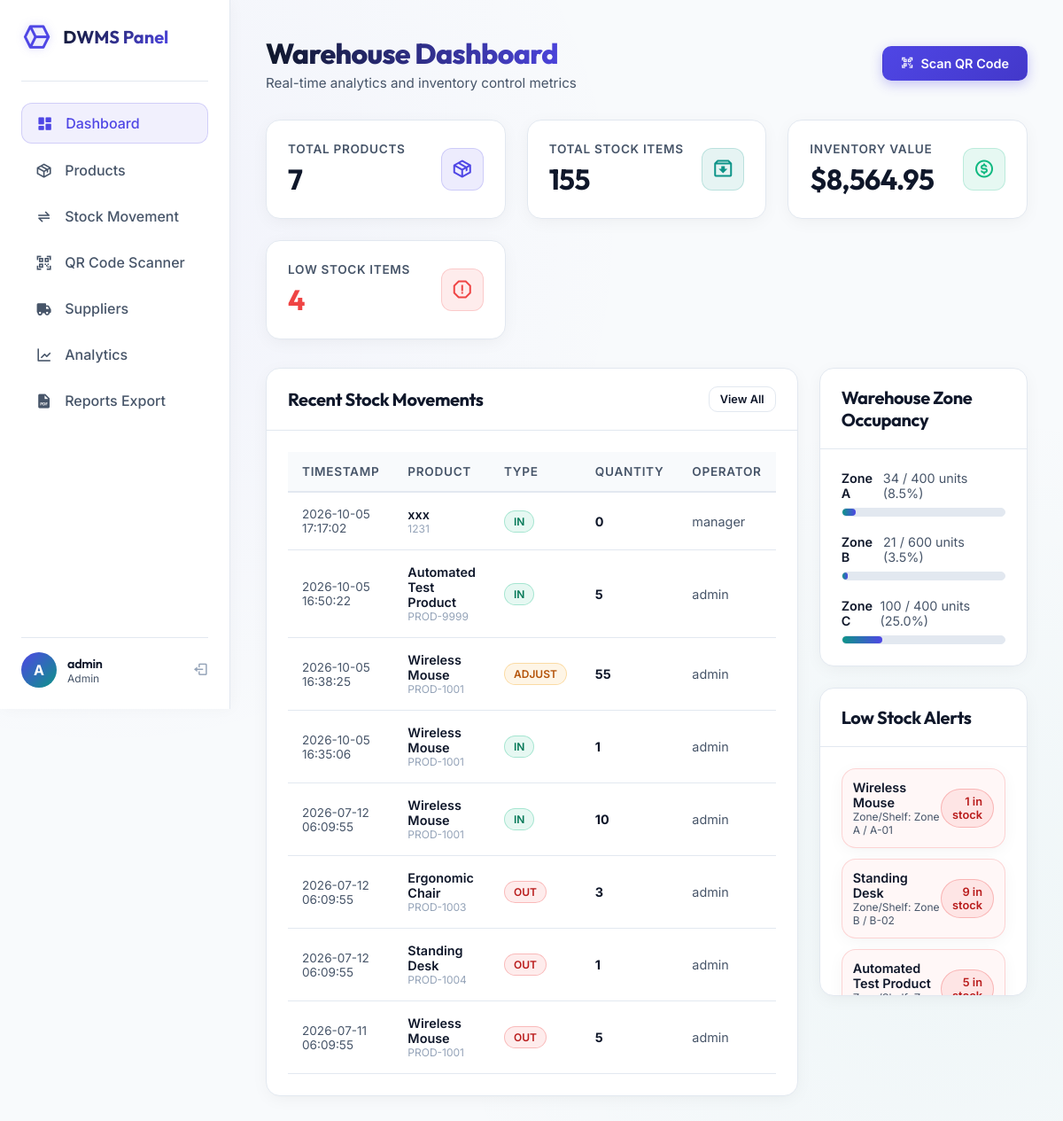
The page / (signed in) on the database its author committed.
### tables this page shows
CREATE TABLE inventory_transactions (
    id INTEGER PRIMARY KEY AUTOINCREMENT,
    product_id TEXT NOT NULL,
    transaction_type TEXT NOT NULL CHECK(transaction_type IN ('IN', 'OUT', 'ADJUST')),
    quantity INTEGER NOT NULL,
    date TIMESTAMP NOT NULL DEFAULT CURRENT_TIMESTAMP,
    user_id INTEGER NOT NULL,
    FOREIGN KEY(product_id) REFERENCES products(id) ON DELETE CASCADE,
    FOREIGN KEY(user_id) REFERENCES users(id)
);

CREATE TABLE products (
    id TEXT PRIMARY KEY,
    product_name TEXT NOT NULL,
    category TEXT NOT NULL,
    quantity INTEGER NOT NULL DEFAULT 0 CHECK(quantity >= 0),
    unit_price REAL NOT NULL CHECK(unit_price >= 0.0),
    qr_code_path TEXT NOT NULL,
    shelf_id TEXT,
    supplier_id INTEGER,
    FOREIGN KEY(shelf_id) REFERENCES warehouse_shelves(shelf_id) ON DELETE SET NULL,
    FOREIGN KEY(supplier_id) REFERENCES suppliers(id) ON DELETE SET NULL
);

CREATE TABLE users (
    id INTEGER PRIMARY KEY AUTOINCREMENT,
    username TEXT UNIQUE NOT NULL,
    password TEXT NOT NULL,
    role TEXT NOT NULL CHECK(role IN ('Admin', 'Manager', 'Staff'))
);

CREATE TABLE warehouse_shelves (
    shelf_id TEXT PRIMARY KEY,
    zone TEXT NOT NULL,
    capacity INTEGER NOT NULL DEFAULT 100,
    occupancy INTEGER NOT NULL DEFAULT 0
);

### routes/dashboard.py (the view)
@dashboard_bp.route('/')
@login_required()
def index():
    stats = Product.get_summary_stats()
    supplier_stats = Supplier.get_summary_stats()
    stats['total_suppliers'] = supplier_stats['total_suppliers']
    zone_utilization = Warehouse.get_zone_utilization()
    recent_transactions = Inventory.get_transactions(limit=8)
    low_stock_items = Product.get_low_stock(threshold=10)
    return render_template(
        'dashboard.html',
        active_page='dashboard',
        stats=stats,
        zone_utilization=zone_utilization,
        recent_transactions=recent_transactions,
        low_stock_items=low_stock_items
    )

### database/db.py (called while the page is built)
def get_db_connection():
    conn = sqlite3.connect(Config.DB_PATH)
    conn.row_factory = sqlite3.Row
    conn.execute("PRAGMA foreign_keys = ON;")
    return conn

### models/inventory.py (called while the page is built)
    @staticmethod
    def get_transactions(limit=100):
        conn = get_db_connection()
        query = """
            SELECT t.id, t.product_id, p.product_name, t.transaction_type, t.quantity, t.date, u.username
            FROM inventory_transactions t
            JOIN products p ON t.product_id = p.id
            JOIN users u ON t.user_id = u.id
            ORDER BY t.date DESC
            LIMIT ?;
        """
        rows = conn.execute(query, (limit,)).fetchall()
        conn.close()
        return [dict(r) for r in rows]

### models/product.py (called while the page is built)
    @staticmethod
    def get_low_stock(threshold=10):
        conn = get_db_connection()
        query = """
            SELECT p.*, sh.zone AS shelf_zone
            FROM products p
            LEFT JOIN warehouse_shelves sh ON p.shelf_id = sh.shelf_id
            WHERE p.quantity <= ?;
        """
        rows = conn.execute(query, (threshold,)).fetchall()
        conn.close()
        return [dict(r) for r in rows]

    @staticmethod
    def get_summary_stats():
        conn = get_db_connection()
        stats = {}
        stats['total_products'] = conn.execute("SELECT COUNT(*) FROM products;").fetchone()[0]
        stats['total_stock'] = conn.execute("SELECT SUM(quantity) FROM products;").fetchone()[0] or 0
        stats['total_value'] = conn.execute("SELECT SUM(quantity * unit_price) FROM products;").fetchone()[0] or 0.0
        stats['low_stock_count'] = conn.execute("SELECT COUNT(*) FROM products WHERE quantity <= 10;").fetchone()[0]
        conn.close()
        return stats

### models/supplier.py (called while the page is built)
    @staticmethod
    def get_summary_stats():
        conn = get_db_connection()
        stats = {}
        stats['total_suppliers'] = conn.execute("SELECT COUNT(*) FROM suppliers;").fetchone()[0]
        query = """
            SELECT s.id, s.company_name, s.contact_person, COUNT(p.id) AS product_count, SUM(p.quantity * p.unit_price) AS total_value
            FROM suppliers s
            LEFT JOIN products p ON s.id = p.supplier_id
            GROUP BY s.id;
        """
        rows = conn.execute(query).fetchall()
        stats['performance'] = [dict(r) for r in rows]
        conn.close()
        return stats

### templates/dashboard.html (shortened to what this page needs)
{% extends "base.html" %}
{% block content %}
<div class="header-container">
    <div class="page-title">
        <h1>Warehouse Dashboard</h1>
        <p>Real-time analytics and inventory control metrics</p>
    </div>
    <div class="header-actions">
        <a href="{{ url_for('inventory.scanner_page') }}" class="btn btn-primary">
            <i class='bx bx-qr-scan'></i>
            <span>Scan QR Code</span>
        </a>
    </div>
</div>
<div class="metrics-grid">
    <div class="glass-panel metric-card">
        <div class="metric-details">
            <p>Total Products</p>
            <h3>{{ stats.total_products }}</h3>
        </div>
        <div class="metric-icon purple">
            <i class='bx bx-package'></i>
        </div>
    </div>
    <div class="glass-panel metric-card">
        <div class="metric-details">
            <p>Total Stock Items</p>
            <h3>{{ stats.total_stock }}</h3>
        </div>
        <div class="metric-icon teal">
            <i class='bx bx-archive-in'></i>
        </div>
    </div>
    <div class="glass-panel metric-card">
        <div class="metric-details">
            <p>Inventory Value</p>
            <h3>${{ "{:,.2f}".format(stats.total_value) }}</h3>
        </div>
        <div class="metric-icon success">
            <i class='bx bx-dollar-circle'></i>
        </div>
    </div>
    <div class="glass-panel metric-card">
        <div class="metric-details">
            <p>Low Stock Items</p>
            <h3 style="color: {% if stats.low_stock_count > 0 %}var(--accent-danger){% else %}inherit{% endif %};">
                {{ stats.low_stock_count }}
            </h3>
        </div>
        <div class="metric-icon {% if stats.low_stock_count > 0 %}danger{% else %}purple{% endif %}">
            <i class='bx bx-error-alt'></i>
        </div>
    </div>
</div>
<div class="content-grid">
    <div class="glass-panel">
        <div class="panel-header">
            <h2>Recent Stock Movements</h2>
            <a href="{{ url_for('inventory.index') }}" class="btn btn-secondary" style="padding: 6px 12px; font-size: 0.8rem;">View All</a>
        </div>
        <div class="panel-content">
            {% if recent_transactions %}
                <div class="table-responsive">
                    <table class="custom-table">
                        <thead>
                            <tr>
                                <th>Timestamp</th>
                                <th>Product</th>
                                <th>Type</th>
                                <th>Quantity</th>
                                <th>Operator</th>
                            </tr>
                        </thead>
                        <tbody>
                            {% for tx in recent_transactions %}
                                <tr>
                                    <td style="color: var(--text-secondary); font-size: 0.85rem;">{{ tx.date }}</td>
                                    <td>
                                        <div style="font-weight: 600;">{{ tx.product_name }}</div>
                                        <div style="font-size: 0.75rem; color: var(--text-muted);">{{ tx.product_id }}</div>
                                    </td>
                                    <td>
                                        {% if tx.transaction_type == 'IN' %}
                                            <span class="badge badge-success">IN</span>
                                        {% elif tx.transaction_type == 'OUT' %}
                                            <span class="badge badge-danger">OUT</span>
                                        {% else %}
                                            <span class="badge badge-warning">ADJUST</span>
                                        {% endif %}
                                    </td>
                                    <td style="font-weight: 700;">{{ tx.quantity }}</td>
                                    <td style="color: var(--text-secondary);">{{ tx.username }}</td>
                                </tr>
                            {% endfor %}
                        </tbody>
                    </table>
                </div>
            {% else %}
                <div style="text-align: center; padding: 40px 0; color: var(--text-muted);">
                    <i class='bx bx-notepad' style="font-size: 3rem; margin-bottom: 12px; display: block;"></i>
                    <p>No recent inventory transactions logged.</p>
                </div>
            {% endif %}
        </div>
    </div>
    <div style="display: flex; flex-direction: column; gap: 24px;">
        <div class="glass-panel">
            <div class="panel-header">
                <h2>Warehouse Zone Occupancy</h2>
            </div>
            <div class="panel-content" style="display: flex; flex-direction: column; gap: 20px;">
                {% for zone in zone_utilization %}
                    <div>
                        <div style="display: flex; justify-content: space-between; margin-bottom: 8px; font-size: 0.9rem;">
                            <span style="font-weight: 600;">{{ zone.zone }}</span>
                            <span style="color: var(--text-secondary);">
                                {{ zone.total_occupancy }} / {{ zone.total_capacity }} units ({{ zone.utilization_percentage }}%)
                            </span>
                        </div>
                        <div style="width: 100%; height: 10px; background: #e2e8f0; border-radius: 9999px; overflow: hidden; border: 1px solid var(--border-color);">
                            <div style="width: {{ zone.utilization_percentage }}%; height: 100%;
                                        background: linear-gradient(to right,
                                            {% if zone.utilization_percentage > 85 %}var(--accent-danger), var(--accent-danger){% elif zone.utilization_percentage > 60 %}var(--accent-warning), var(--accent-warning){% else %}var(--accent-teal), var(--accent-purple){% endif %});
                                        border-radius: 9999px;">
                            </div>
                        </div>
                    </div>
                {% endfor %}
            </div>
        </div>
        <div class="glass-panel">
            <div class="panel-header">
                <h2>Low Stock Alerts</h2>
            </div>
            <div class="panel-content" style="max-height: 280px; overflow-y: auto;">
                {% if low_stock_items %}
                    <div style="display: flex; flex-direction: column; gap: 12px;">
                        {% for item in low_stock_items %}
                            <div class="glass-panel" style="padding: 12px; display: flex; align-items: center; justify-content: space-between; border-color: rgba(239, 68, 68, 0.2); background: rgba(239, 68, 68, 0.04);">
                                <div>
                                    <div style="font-weight: 600; font-size: 0.9rem;">{{ item.product_name }}</div>
                                    <div style="font-size: 0.75rem; color: var(--text-secondary);">Zone/Shelf: {{ item.shelf_zone or 'None' }} / {{ item.shelf_id or 'Unassigned' }}</div>
                                </div>
                                <div style="text-align: right;">
                                    <span class="badge badge-danger" style="font-size: 0.8rem; padding: 6px 12px;">
                                        {{ item.quantity }} in stock
                                    </span>
                                </div>
                            </div>
                        {% endfor %}
                    </div>
                {% else %}
                    <div style="text-align: center; padding: 20px 0; color: var(--text-muted);">
                        <i class='bx bx-check-shield' style="font-size: 2.5rem; color: var(--accent-success); margin-bottom: 8px; display: block;"></i>
                        <p>All products are sufficiently stocked.</p>
                    </div>
                {% endif %}
            </div>
        </div>
    </div>
</div>
{% endblock %}

### rows shown on the page
inventory_transactions: date "2026-10-05 17:17:02", product_name "xxx", product_id "1231", transaction_type "IN", quantity "0", username "manager"
inventory_transactions: date "2026-10-05 16:50:22", product_name "Automated Test Product", product_id "PROD-9999", transaction_type "IN", quantity "5", username "admin"
inventory_transactions: date "2026-10-05 16:38:25", product_name "Wireless Mouse", product_id "PROD-1001", transaction_type "ADJUST", quantity "55", username "admin"
inventory_transactions: date "2026-10-05 16:35:06", product_name "Wireless Mouse", product_id "PROD-1001", transaction_type "IN", quantity "1", username "admin"
inventory_transactions: date "2026-07-12 06:09:55", product_name "Wireless Mouse", product_id "PROD-1001", transaction_type "IN", quantity "10", username "admin"
inventory_transactions: date "2026-07-12 06:09:55", product_name "Ergonomic Chair", product_id "PROD-1003", transaction_type "OUT", quantity "3", username "admin"
inventory_transactions: date "2026-07-12 06:09:55", product_name "Standing Desk", product_id "PROD-1004", transaction_type "OUT", quantity "1", username "admin"
inventory_transactions: date "2026-07-11 06:09:55", product_name "Wireless Mouse", product_id "PROD-1001", transaction_type "OUT", quantity "5", username "admin"
products: product_name "Wireless Mouse", zone "Zone A", shelf "A-01", quantity "1"
products: product_name "Standing Desk", zone "Zone B", shelf "B-02", quantity "9"
products: product_name "Automated Test Product", quantity "5"

### other values the page prints
{{ session.get('username', 'U')[0] | upper }} "A"
{{ session.get('username', 'Guest') }} "admin"
{{ session.get('user_role', 'Staff') }} "Admin"
{{ stats.total_products }} "7"
{{ stats.total_stock }} "155"
{{ "{:,.2f}".format(stats.total_value) }} "8,564.95"
{{ stats.low_stock_count }} "4"
{{ zone.zone }} "Zone A" "Zone B" "Zone C"
{{ zone.total_occupancy }} "34" "21" "100"
{{ zone.total_capacity }} "400" "600" "400"
{{ zone.utilization_percentage }} "8.5" "3.5" "25.0"
